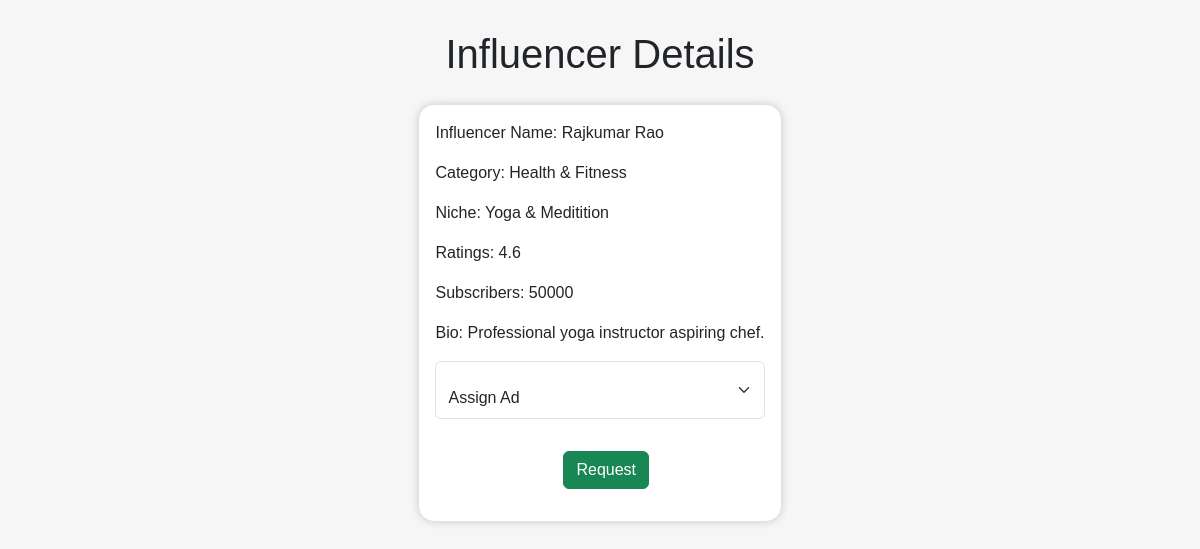
Page /rajrao/influencer_details/3 on the committed database.
### backend/models.py (models this page shows)
class Influencer(db.Model):
    influencer_id=db.Column(db.Integer,primary_key=True,autoincrement=True)
    username=db.Column(db.String(),nullable=False,unique=True)
    password=db.Column(db.String(),nullable=False)
    f_name=db.Column(db.String(),nullable=False)
    l_name=db.Column(db.String(),nullable=False)
    earnings=db.Column(db.Numeric(10, 2),nullable=False,default=0)
    rating=db.Column(db.Numeric(3, 2),nullable=False,default=None)
    flagged=db.Column(db.Integer,nullable=False,default=0)
    bio=db.Column(db.String(),nullable=False)
    social_media=db.Column(db.String(),nullable=False)
    subs=db.Column(db.Integer,nullable=False)
    admin_id=db.Column(db.Integer,db.ForeignKey('admin.admin_id'),nullable=False,default=1)
    category_id=db.Column(db.String(),db.ForeignKey("category.cat_id"),nullable=False)
    niche_id=db.Column(db.String(),db.ForeignKey("niche.niche_id"),nullable=False)
    category=db.relationship('Category', back_populates='influencers')
    niche = db.relationship('Niche', back_populates='influencers')
    admin=db.relationship('Admin', back_populates='influencers')
    ads=db.relationship('Adrequest',back_populates='influencers')

class Category(db.Model):
    cat_id=db.Column(db.Integer,primary_key=True,autoincrement=True)
    name=db.Column(db.String(), nullable=False,unique=True)
    campaigns=db.relationship('Campaign',back_populates='categories')
    influencers = db.relationship('Influencer', back_populates='category')
    niches= db.relationship('Niche', back_populates='category')

class Niche(db.Model):
    niche_id=db.Column(db.Integer,primary_key=True,autoincrement=True)
    name=db.Column(db.String(), nullable=False,unique=True)
    cat_id=db.Column(db.Integer,db.ForeignKey("category.cat_id"),nullable=False)
    influencers = db.relationship('Influencer', back_populates='niche')
    adrequests=db.relationship('Adrequest',back_populates='niche')
    category=db.relationship('Category', back_populates='niches')

### backend/users.py (the view, shortened to what this page needs)
@app.route('/<username>/influencer_details/<int:inf_id>',methods=['GET','POST'])
def inf_descriptions(username,inf_id):
    inf=Influencer.query.filter_by(influencer_id=inf_id).first()
    sponsor=Sponsor.query.filter_by(username=username).first()
    return render_template('inf_details.html',inf=inf,user=sponsor)

### templates/inf_details.html (shortened to what this page needs)
<!DOCTYPE html>
<html lang="en">
<head>
    <link href="https://cdn.jsdelivr.net/npm/bootstrap@5.3.3/dist/css/bootstrap.min.css" rel="stylesheet">
    <link rel="stylesheet" href="/static/style.css">
</head>
<body>
    <h1 id="heading">Influencer Details</h1>
    <div id="input-form" style="box-shadow: 0 0 10px rgba(0, 0, 0, 0.2);background-color: #fff;border: 0px solid rgb(101, 99, 99); padding: 1rem;border-radius: 15px;">
        <p>Influencer Name: {{inf.f_name}} {{inf.l_name}}</p>
        <p>Category: {{inf.category.name}}</p>
        <p>Niche: {{inf.niche.name}}</p>
        <p>Ratings: {{inf.rating|round(1)}}</p>
        <p>Subscribers: {{inf.subs}}</p>
        <p>Bio: {{inf.bio}}</p>
        <form action="{{url_for('inf_descriptions',username=user.username,inf_id=inf.influencer_id)}}" method="POST">
            <div class="col-md">
            <div class="form-floating">
            <select class="form-select" id="floatingSelectGrid" name="ad_id" >
                <option selected>Assign Ad</option>
              </select>
            </div>
          </div>
          <div style="margin:2rem 0rem 1rem 8rem;">
        <button class="btn btn-success" type="submit">Request</button>
          </div>
    </div>
</body>
</html>

### static/style.css (style rules this page uses)
* { margin: 0px; }
#input-form { border: 2px solid rgb(115, 115, 118); width: fit-content; height: auto; margin: auto; margin-top: 10px; border-radius: 20px; margin-bottom: 20px; padding: 2rem ; }
#heading { height: 75px; padding: 10px; text-align: center; margin: 0px }
body { font-family: Arial, sans-serif; background-color: #f4f4f4bb; margin: 0; padding: 20px; }

### rows in the picture
Influencer: f_name "Rajkumar", l_name "Rao", rating "4.6", subs "50000", bio "Professional yoga instructor aspiring chef."
Category: category.name "Health & Fitness"
Niche: niche.name "Yoga & Meditition"
